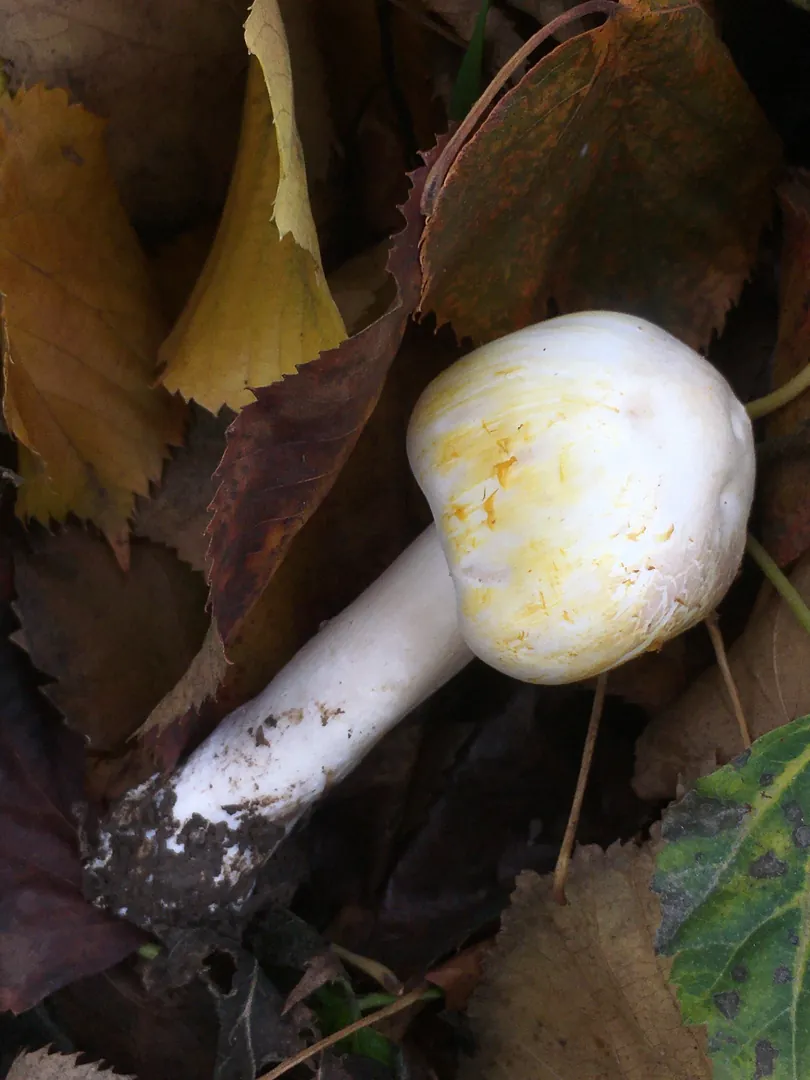
#> input picture assets/gallery/agaricus_xanthodermus/i102034384.webp, 810 x 1080 px
$ python -i prepare_data.py   (imports and definitions only)
#> lines starting #> are read from the running program, lines starting #| are printed output that depends on the picture
"""Dedup, write the 224px training PNGs, then split without identity leakage.

Repeated photo ids are dropped first. The split groups a photographer and
an observation into one of train, val, or test. Atlas gallery photos that
match by image URL, mo_observation_id, or the iNaturalist observation id in
source_url stay out of test. A match that still lands in test stops the run.

    python training/prepare_data.py
    python training/prepare_data.py --with-external
    python training/prepare_data.py --publishable-only
    python training/prepare_data.py --gallery-csv /path/galeria/manifest_gallery.csv

Reads ``attributions.jsonl``. ``external.jsonl`` is read only with
``--with-external``. Unverified rows are skipped. ``--publishable-only``
also skips ``usage=training_only`` (CC BY-NC, CC BY-SA, and Danish Fungi 2020).
Without that flag CC BY-NC and CC BY-SA stay in the training set. Danish
Fungi 2020 stays out unless ``--include-df20`` is also set; those rows are
counted as ``excluded_df20``. Those rows are experimental training only:
any DF20 row keeps ``shippable`` false, and ``DF20_CONSENT_CONFIRMED``
cannot clear that. The split
salt is ``GRZYBOBRANIE_SPLIT_SALT`` or a file outside the repo. Corrupt files
are skipped. A downloaded row whose ``image_url`` or ``source_url`` is not
https is skipped too, with reason ``url_not_https`` in the per-class section
of ``dedup_report.json``. That skip does not rewrite the URL and does not
stop the rest of the run. The cached PNG is EXIF-oriented and area-resized to the
model input, which is what the phone feeds the network. An unacknowledged
class over the per-class component-share limit, with an empty val or test,
or with a test share outside the provisional band or a test count below
``MIN_TEST_COUNT``, stops the run before any split file or dataset manifest
is written.
"""

from __future__ import annotations

import argparse
import hashlib
import json
import math
import sys
from collections import Counter
from pathlib import Path

import numpy as np

from dataset_manifest import build_dataset_manifest
from dedup import dedup_by_identity, dedup_records, dropped_per_class, write_jsonl
from gallery_exclusion import (
    GalleryLeakError,
    assert_gallery_absent_from_test,
    gallery_csv_paths,
    load_pipeline_exclusion,
    record_matches_gallery,
)
from import_external import training_eligible
from manifest import ROOT, load_manifest
from preprocess import MODEL_INPUT_SIZE, ImageReadError, load_oriented_rgb, write_model_png
from split import split_by_observation, split_key_summary
from split_salt import SplitSaltError, load_split_salt

DATA_DIR = ROOT / "training" / "data"
_PREPARE_OUTPUTS = (
    "attributions.dedup.jsonl",
    "dedup_report.json",
    "splits.json",
    "split_counts.json",
    "split_groups.json",
    "dataset_manifest.json",
)


_DCT32: np.ndarray | None = None


def _dct32_matrix() -> np.ndarray:
    """Same unnormalized DCT-II cosines as dedup._dct_1d, computed once."""
    global _DCT32
    if _DCT32 is None:
        count = 32
        matrix = np.empty((count, count), dtype=np.float64)
        for freq in range(count):
            scale = math.pi * freq / (2 * count)
            for index in range(count):
                matrix[freq, index] = math.cos(scale * (2 * index + 1))
        _DCT32 = matrix
    return _DCT32


def _pack_bits(flags: np.ndarray) -> int:
    flat = np.ascontiguousarray(flags, dtype=np.uint8).reshape(-1)
    return int.from_bytes(np.packbits(flat).tobytes(), "big")


def _dhash_from_gray8x9(gray: np.ndarray) -> int:
    pixels = np.asarray(gray)
    if pixels.shape != (8, 9):
        raise ValueError("dHash expects an 8x9 gray grid")
    return _pack_bits(pixels[:, :-1] > pixels[:, 1:])


def _phash_from_gray32(gray: np.ndarray) -> int:
    """Low-frequency pHash. Bits match dedup.perceptual_hash_bits.

    Each coefficient is summed left to right, one input sample at a time,
    in float64. That is the pure-Python order, so flat images do not flip
    bits the way a BLAS dot can when values sit on the median.
    """
    pixels = np.asarray(gray, dtype=np.float64)
    if pixels.shape != (32, 32):
        raise ValueError("pHash expects a 32x32 gray grid")
    matrix = _dct32_matrix()
    rows = np.zeros((32, 32), dtype=np.float64)
    for index in range(32):
        rows += pixels[:, index][:, None] * matrix[:, index][None, :]
    columns = np.zeros((32, 32), dtype=np.float64)
    for y in range(32):
        columns += matrix[:, y][:, None] * rows[y, :][None, :]
    block = columns[:8, :8].reshape(-1)
    median = np.sort(block)[(block.size - 1) // 2]
    return _pack_bits(block > median)


def _perceptual_hashes(rgb) -> tuple[int, int]:
    """dHash and pHash. Bits match dedup.difference_hash_bits and perceptual_hash_bits.

    The grayscale photo is resized once to 9×8 and once to 32×32. The previous
    loop called resize inside the row slice, so a full-resolution photo was
    resized eight times. Pillow's default resample is unchanged.
    """
    from PIL import Image

    gray = Image.fromarray(rgb, mode="RGB").convert("L")
    dhash = _dhash_from_gray8x9(np.asarray(gray.resize((9, 8))))
    phash = _phash_from_gray32(np.asarray(gray.resize((32, 32))))
    return dhash, phash


# [369 lines left out: functions _attribution_sources, _usable_records, _usable_records_one, non_https_url_fields, _file_sha256, gbif_input_hashes and 5 more, not called in this run]


# [2 lines not run here, left out]

>>> import cv2
>>> picture = cv2.imread('../assets/gallery/agaricus_xanthodermus/i102034384.webp')
#> picture is the input picture: shape (1080, 810, 3); mean B, G, R 49.8, 62.2, 73
>>> result = _perceptual_hashes(picture)
#> in _perceptual_hashes, `gray = Image.fromarray(rgb, mode="RGB").convert("L")`:
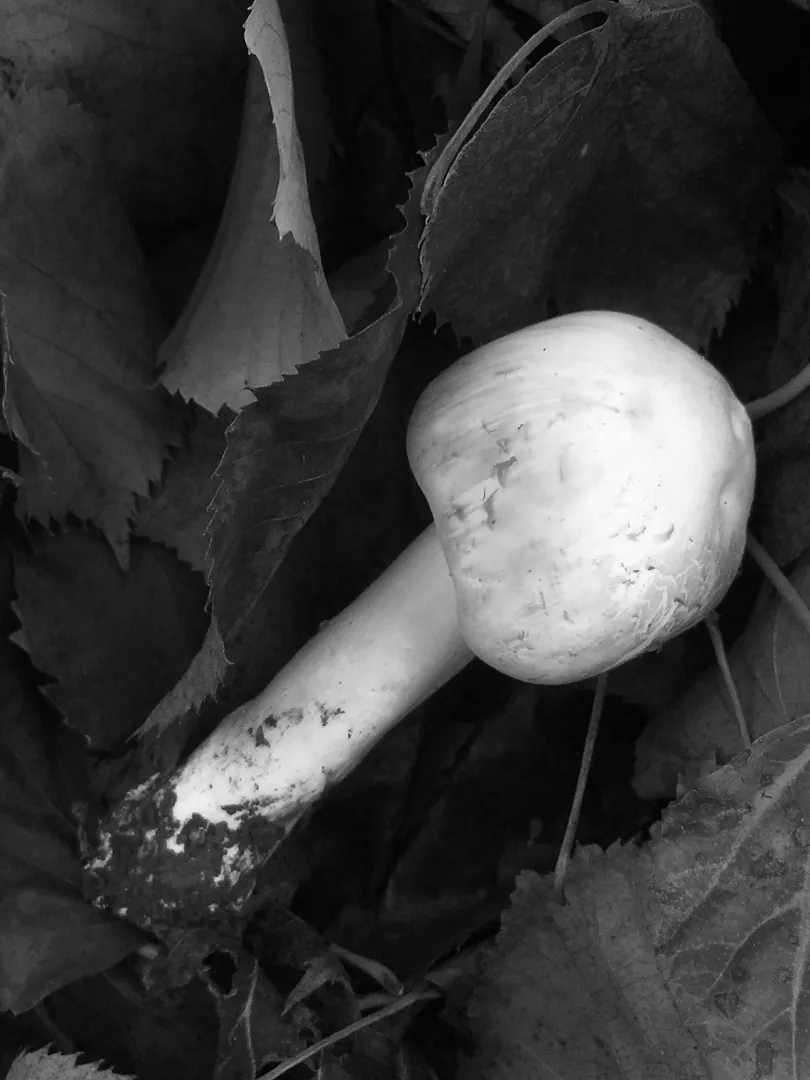
#> gray: PIL image 810x1080 L; min 0, max 255, mean 59.8
#> in _pack_bits, `flat = np.ascontiguousarray(flags, dtype=np.uint8).reshape(-1)`: flat = 64 values, max 1 at index 0, min 0 at index 1, mean 0.406
#> in _perceptual_hashes, `dhash = _dhash_from_gray8x9(np.asarray(gray.resize((9, 8))))`: dhash = 12941009017229553808
#> in _phash_from_gray32, `pixels = np.asarray(gray, dtype=np.float64)`:
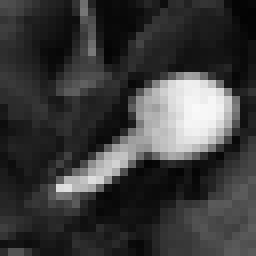
#> pixels: shape (32, 32) float64 (shown 8 times larger); min 3, max 249, mean 59.7
#> the loop in _phash_from_gray32, `for index in range(32):` made 32 passes
#> pass 1, in _phash_from_gray32, `rows += pixels[:, index][:, None] * matrix[:, index][None, :]`:
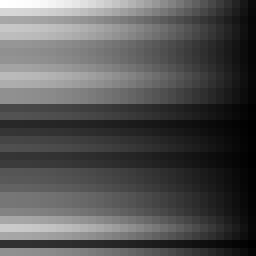
#> rows: shape (32, 32) float64 (shown 8 times larger); min 0.638, max 79, mean 26.5; drawn with min black and max white
#> pass 3, in _phash_from_gray32, `rows += pixels[:, index][:, None] * matrix[:, index][None, :]`:
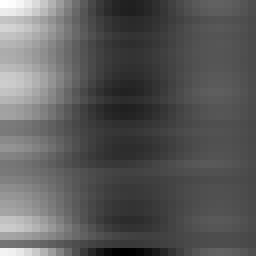
#> rows: shape (32, 32) float64 (shown 8 times larger); min -85.84, max 223, mean 23.7; drawn with min black and max white
#> after the loop in _phash_from_gray32, `for index in range(32):`:
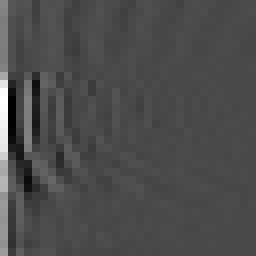
#> rows: shape (32, 32) float64 (shown 8 times larger); min -1375.8, max 3406, mean 49.7; drawn with min black and max white
#> the loop in _phash_from_gray32, `for y in range(32):` made 32 passes
#> pass 1, in _phash_from_gray32, `columns += matrix[:, y][:, None] * rows[y, :][None, :]`:
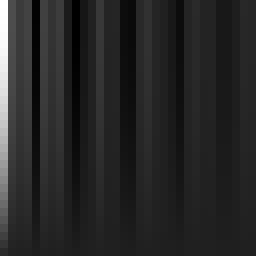
#> columns: shape (32, 32) float64 (shown 8 times larger); min -166.5, max 1164, mean 38.4; drawn with min black and max white
#> after the loop in _phash_from_gray32, `for y in range(32):`:
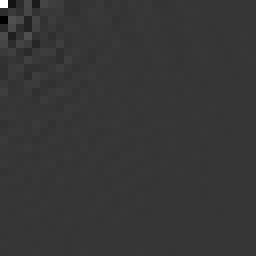
#> columns: shape (32, 32) float64 (shown 8 times larger); min -16619.7, max 61173, mean 54.7; drawn with min black and max white
#> in _phash_from_gray32, `block = columns[:8, :8].reshape(-1)`: block = 64 values, max 61173 at index 0, min -16619.7 at index 16, mean 903.7
#> in _phash_from_gray32, `median = np.sort(block)[(block.size - 1) // 2]`: median = 22.79
#> in _perceptual_hashes, `phash = _phash_from_gray32(np.asarray(gray.resize((32, 32))))`: phash = 10905301891272527384
#> result = (12941009017229553808, 10905301891272527384)

$ run again, on assets/gallery/amanita_citrina/i234418893.webp
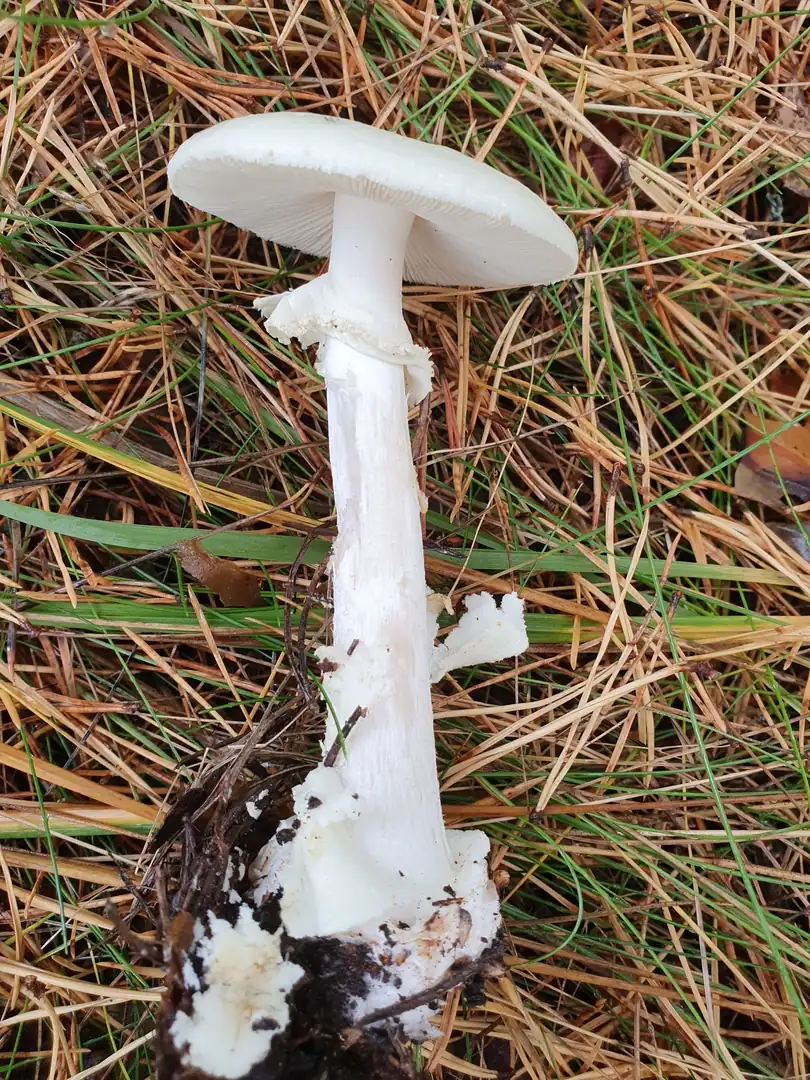
#> input picture assets/gallery/amanita_citrina/i234418893.webp, 810 x 1080 px
#> picture is the input picture: shape (1080, 810, 3); mean B, G, R 88.4, 110.1, 126.9
#> in _perceptual_hashes, `gray = Image.fromarray(rgb, mode="RGB").convert("L")`:
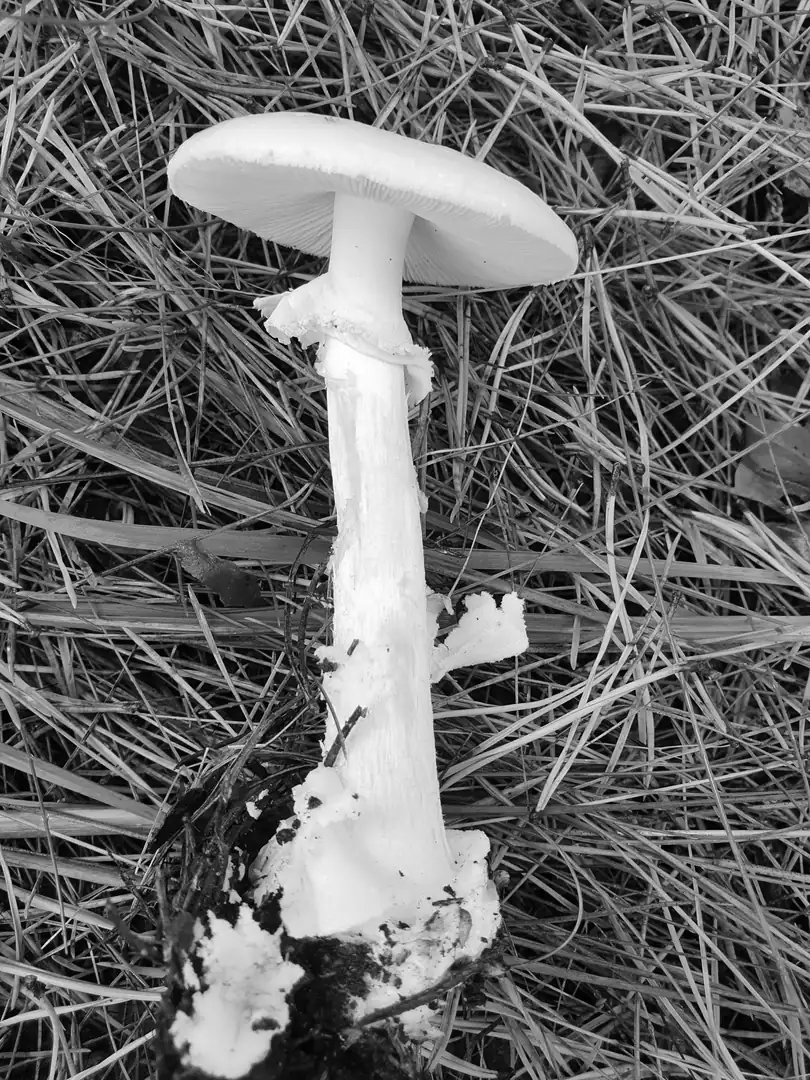
#> gray: PIL image 810x1080 L; min 0, max 255, mean 105.5
#> flat = 64 values, max 1 at index 0, min 0 at index 1, mean 0.531
#> dhash = 13298525830675926189
#> after the loop in _phash_from_gray32, `for y in range(32):`:
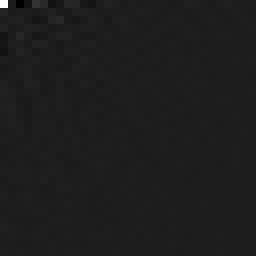
#> columns: shape (32, 32) float64 (shown 8 times larger); min -14183.6, max 108052, mean 103.7; drawn with min black and max white
#> block = 64 values, max 108052 at index 0, min -14183.6 at index 2, mean 1553.6
#> median = -128.4
#> phash = 10139542008527336088
#> result = (13298525830675926189, 10139542008527336088)

$ run again, on assets/gallery/amanita_citrina/i439679325.webp
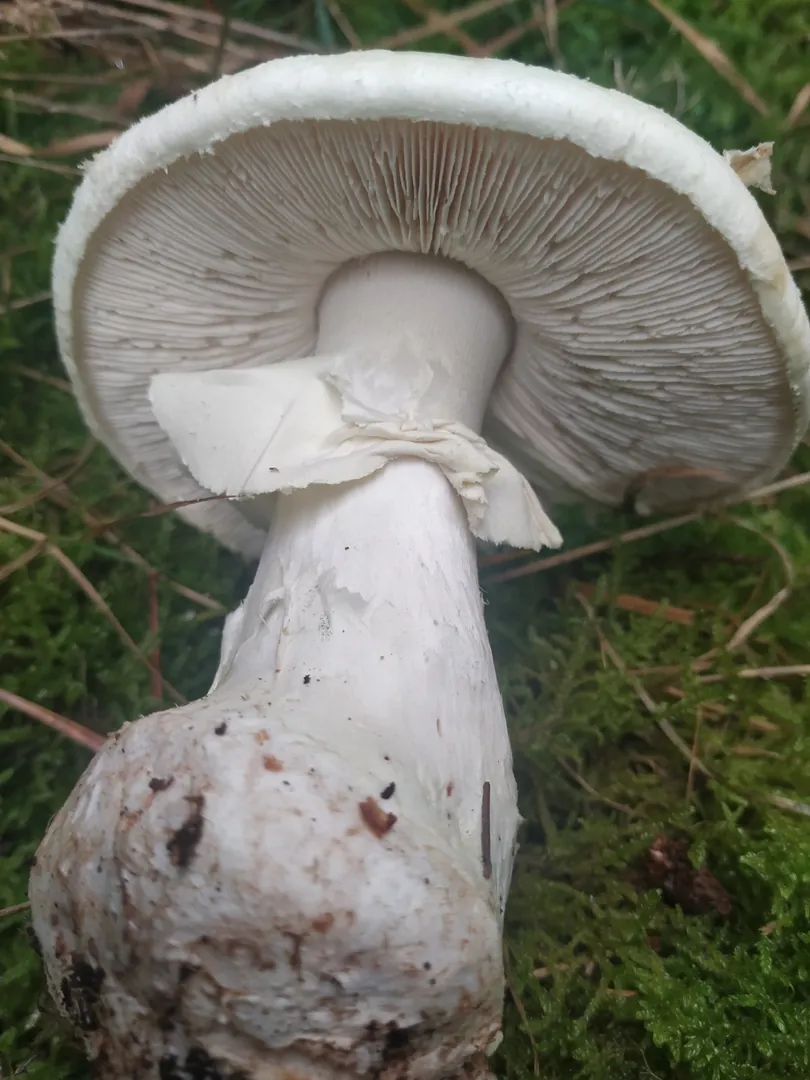
#> input picture assets/gallery/amanita_citrina/i439679325.webp, 810 x 1080 px
#> picture is the input picture: shape (1080, 810, 3); mean B, G, R 97.8, 110.6, 110.2
#> in _perceptual_hashes, `gray = Image.fromarray(rgb, mode="RGB").convert("L")`:
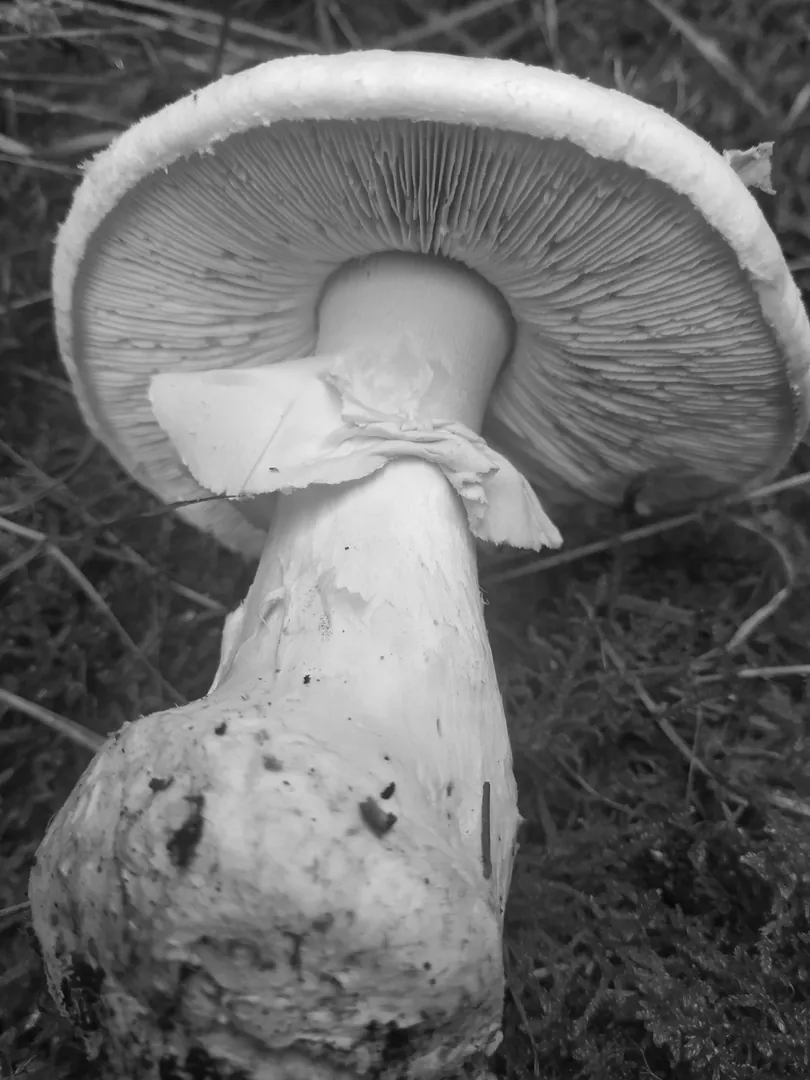
#> gray: PIL image 810x1080 L; min 5, max 247, mean 106.7
#> flat = 64 values, max 1 at index 4, min 0 at index 0, mean 0.422
#> dhash = 1112719023962590733
#> after the loop in _phash_from_gray32, `for y in range(32):`:
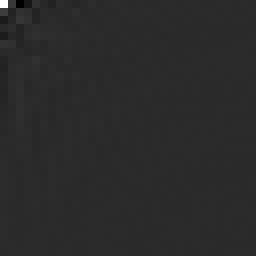
#> columns: shape (32, 32) float64 (shown 8 times larger); min -22160.3, max 109296, mean 81.3; drawn with min black and max white
#> block = 64 values, max 109296 at index 0, min -22160.3 at index 2, mean 1274.3
#> median = 44.67
#> phash = 14534297281568064284
#> result = (1112719023962590733, 14534297281568064284)

$ run again, on assets/gallery/amanita_muscaria/i161856644.webp
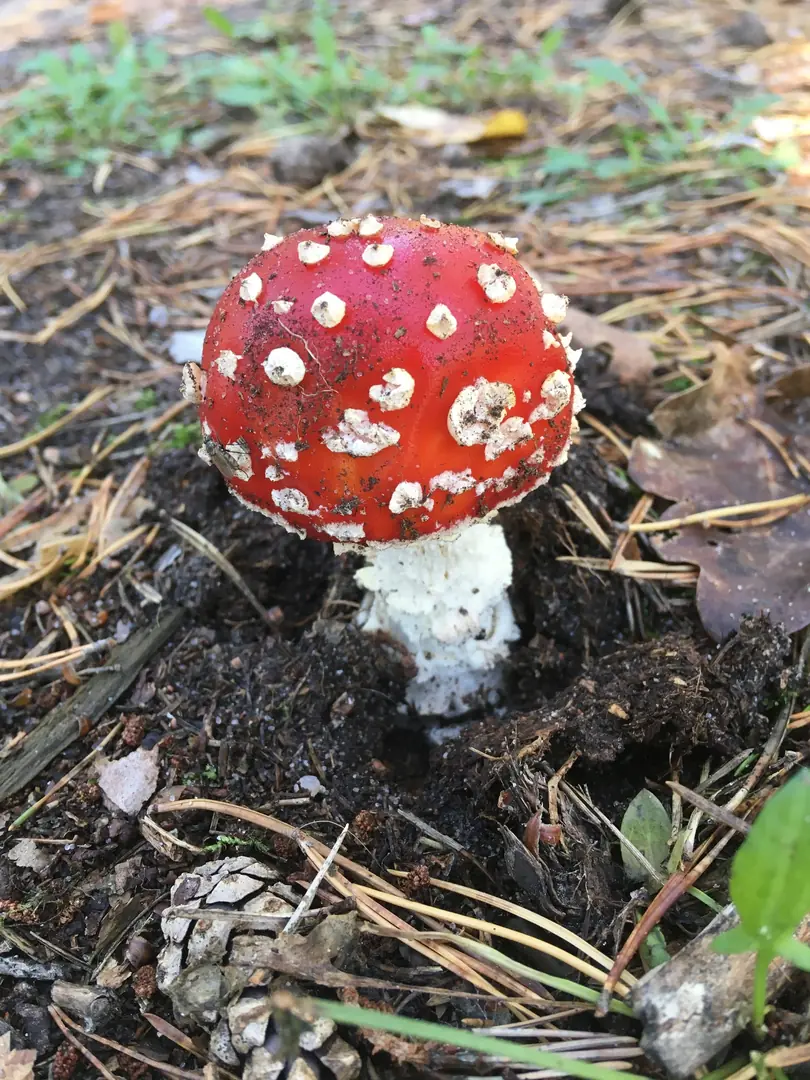
#> input picture assets/gallery/amanita_muscaria/i161856644.webp, 810 x 1080 px
#> picture is the input picture: shape (1080, 810, 3); mean B, G, R 103.8, 113.9, 126
#> flat = 64 values, max 1 at index 0, min 0 at index 3, mean 0.484
#> dhash = 16729240686158035125
#> after the loop in _phash_from_gray32, `for y in range(32):`:
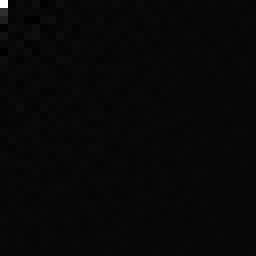
#> columns: shape (32, 32) float64 (shown 8 times larger); min -3526.5, max 114946, mean 159.3; drawn with min black and max white
#> block = 64 values, max 114946 at index 0, min -3526.5 at index 20, mean 2381.5
#> median = 161.7
#> phash = 12229707756313409161
#> result = (16729240686158035125, 12229707756313409161)
